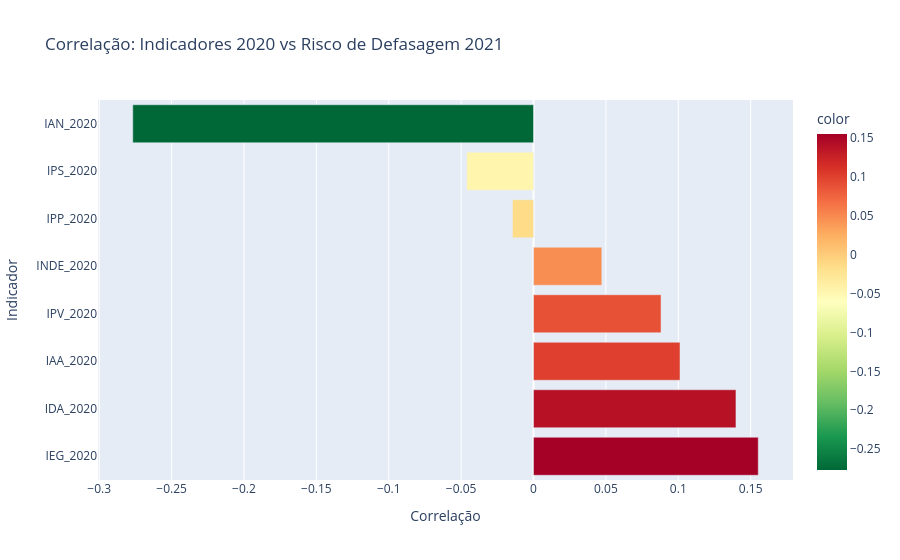

This figure's notebook cell:
### Markdown cell above
## 10. Correlação Features vs Target

### Code cell
correlacoes = df_analise[indicadores_2020 + ['RISCO_DEFASAGEM']].corr()['RISCO_DEFASAGEM'].drop('RISCO_DEFASAGEM').sort_values(ascending=False)

print("Correlação dos Indicadores 2020 com RISCO_DEFASAGEM:")
print(correlacoes)

fig = px.bar(
    x=correlacoes.values,
    y=correlacoes.index,
    orientation='h',
    title='Correlação: Indicadores 2020 vs Risco de Defasagem 2021',
    labels={'x': 'Correlação', 'y': 'Indicador'},
    color=correlacoes.values,
    color_continuous_scale='RdYlGn_r'
)
fig.show()

### Figure 1 — Plotly figure (JSON) as saved in the notebook; plotly's stock layout.template omitted (floating-point values rounded to 4 significant figures)
{"data": [{"alignmentgroup": "True", "hovertemplate": "Correlação=%{x}<br>Indicador=%{y}<br>color=%{marker.color}<extra></extra>", "legendgroup": "", "marker": {"color": [0.1552, 0.1398, 0.1012, 0.08809, 0.04719, -0.01452, -0.04618, -0.2769], "coloraxis": "coloraxis", "pattern": {"shape": ""}}, "name": "", "offsetgroup": "", "orientation": "h", "showlegend": false, "textposition": "auto", "type": "bar", "x": [0.1552, 0.1398, 0.1012, 0.08809, 0.04719, -0.01452, -0.04618, -0.2769], "xaxis": "x", "y": ["IEG_2020", "IDA_2020", "IAA_2020", "IPV_2020", "INDE_2020", "IPP_2020", "IPS_2020", "IAN_2020"], "yaxis": "y"}], "layout": {"barmode": "relative", "coloraxis": {"colorbar": {"title": {"text": "color"}}, "colorscale": [[0, "rgb(0,104,55)"], [0.1, "rgb(26,152,80)"], [0.2, "rgb(102,189,99)"], [0.3, "rgb(166,217,106)"], [0.4, "rgb(217,239,139)"], [0.5, "rgb(255,255,191)"], [0.6, "rgb(254,224,139)"], [0.7, "rgb(253,174,97)"], [0.8, "rgb(244,109,67)"], [0.9, "rgb(215,48,39)"], [1, "rgb(165,0,38)"]]}, "legend": {"tracegroupgap": 0}, "title": {"text": "Correlação: Indicadores 2020 vs Risco de Defasagem 2021"}, "xaxis": {"anchor": "y", "domain": [0, 1], "title": {"text": "Correlação"}}, "yaxis": {"anchor": "x", "domain": [0, 1], "title": {"text": "Indicador"}}}}
